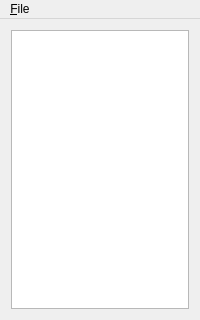
<?xml version="1.0" encoding="UTF-8"?>
<ui version="4.0">
 <class>MainWindow</class>
 <widget class="QMainWindow" name="MainWindow">
  <property name="geometry">
   <rect>
    <x>0</x>
    <y>0</y>
    <width>200</width>
    <height>320</height>
   </rect>
  </property>
  <property name="windowTitle">
   <string>MainWindow</string>
  </property>
  <widget class="QWidget" name="centralWidget">
   <layout class="QVBoxLayout" name="verticalLayout">
    <item>
     <widget class="QPlainTextEdit" name="plainTextEdit"/>
    </item>
   </layout>
  </widget>
  <widget class="QMenuBar" name="menuBar">
   <property name="geometry">
    <rect>
     <x>0</x>
     <y>0</y>
     <width>200</width>
     <height>25</height>
    </rect>
   </property>
   <widget class="QMenu" name="menu_File">
    <property name="title">
     <string>&amp;File</string>
    </property>
    <addaction name="actionDo_it"/>
    <addaction name="actionE_xit"/>
   </widget>
   <addaction name="menu_File"/>
  </widget>
  <action name="actionDo_it">
   <property name="text">
    <string>Do it!</string>
   </property>
  </action>
  <action name="actionE_xit">
   <property name="text">
    <string>E&amp;xit</string>
   </property>
  </action>
 </widget>
 <layoutdefault spacing="6" margin="11"/>
 <resources/>
 <connections/>
</ui>
